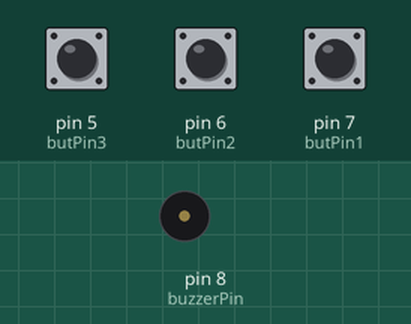
Simulated run of this sketch. Board: Arduino Uno, built with avr-gcc and run on an emulated ATmega328P. On the bench: buzzer (waves = sounding). Inputs (shaded band) come from the test bench; at power-on: pin 5 (butPin3) HIGH, pin 6 (butPin2) HIGH, pin 7 (butPin1) HIGH. What the sketch prints to the serial monitor is not drawn.

Above: at 1.2 s.
1.3 s: pin 5 (butPin3) pulled LOW for 1 s
At 1.55 s:
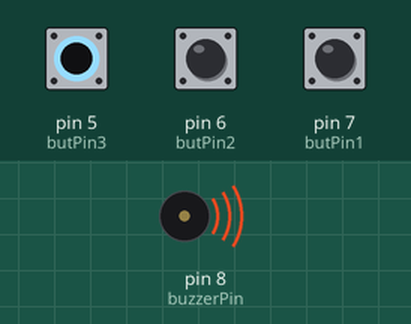
4.3 s: pin 6 (butPin2) pulled LOW for 3.2 s
At 7.8 s:
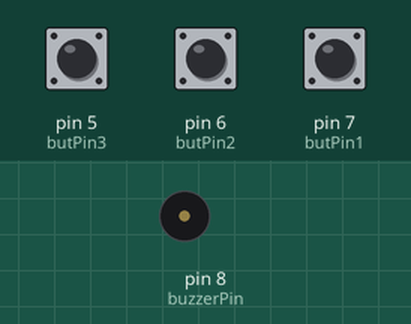
9.0 s: pin 7 (butPin1) pulled LOW for 0.15 s
At 9.8 s:
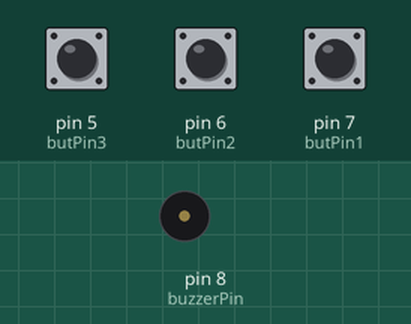
10.6 s: pin 6 (butPin2) pulled LOW for 0.15 s
At 11.0 s:
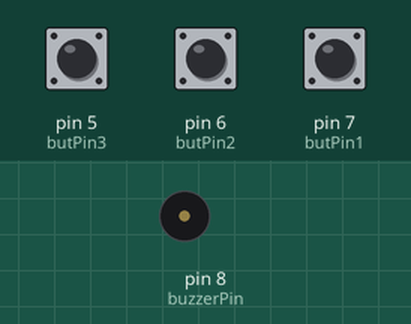
12.2 s: pin 7 (butPin1) pulled LOW for 1 s
At 12.44 s:
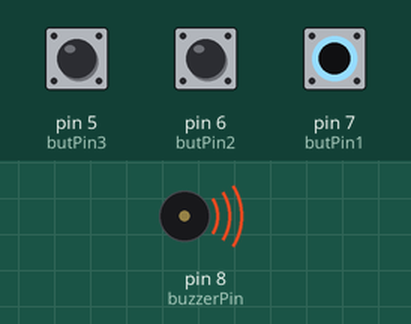
15.2 s: pin 7 (butPin1) pulled LOW for 3.2 s
At 15.35 s:
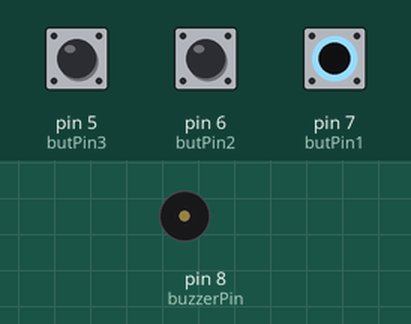
Timing chart, 0 to 19.8 s (numbered marks = the images above; inputs shaded):
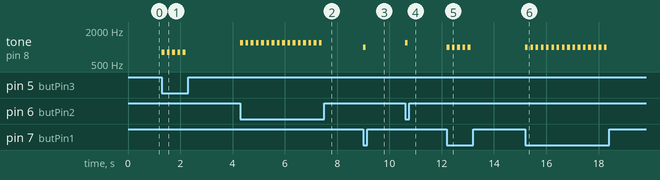

Measured:
- after the input at 1.3 s, tone on pin 8 (buzzerPin): alternates 800 Hz for 0.10 s and silent for 0.10 s, 10 changes in all, then stays silent, starting at once
- after the input at 4.3 s, tone on pin 8 (buzzerPin): alternates 1200 Hz for 0.10 s and silent for 0.10 s, 32 changes in all, then stays silent, starting at once
- after the input at 9.0 s, tone on pin 8 (buzzerPin): silent → 1000 Hz at once, → silent 0.10 s later
- after the input at 10.6 s, tone on pin 8 (buzzerPin): silent → 1200 Hz at once, → silent 0.10 s later
- after the input at 12.2 s, tone on pin 8 (buzzerPin): alternates 1000 Hz for 0.10 s and silent for 0.10 s, 10 changes in all, then stays silent, starting at once
- after the input at 15.2 s, tone on pin 8 (buzzerPin): alternates 1000 Hz for 0.10 s and silent for 0.10 s, 32 changes in all, then stays silent, starting at once

The sketch:

sketch_nov26a.ino
```cpp
// Define button pins
const int butPin1 = 7; // Button 1 connected to digital pin 7
const int butPin2 = 6; // Button 2 connected to digital pin 6
const int butPin3 = 5; // Button 3 connected to digital pin 5
const int buzzerPin = 8; // Buzzer connected to digital pin 8

// Variables for debouncing
unsigned long lastPressTime1 = 0;
unsigned long lastPressTime2 = 0;
unsigned long lastPressTime3 = 0;
const unsigned long debounceDelay = 200; // Milliseconds of debounce delay

void setup() {
  Serial.begin(9600);

  // Set buttons as input with internal pull-up resistors
  pinMode(butPin1, INPUT_PULLUP);
  pinMode(butPin2, INPUT_PULLUP);
  pinMode(butPin3, INPUT_PULLUP);

  // Set buzzer pin as output (optional when using tone, but good practice)
  pinMode(buzzerPin, OUTPUT);
}

void loop() {
  // Check button 1 with debouncing
  if (digitalRead(butPin1) == LOW && (millis() - lastPressTime1) > debounceDelay) {
    Serial.write(1);           // Send value 1 to indicate Mushroom1
    lastPressTime1 = millis(); // Update last press time

    // Activate the buzzer with a high-pitched tone
    playBuzzer(1000, 100); // Play 1000 Hz for 100 ms
  }

  // Check button 2 with debouncing
  if (digitalRead(butPin2) == LOW && (millis() - lastPressTime2) > debounceDelay) {
    Serial.write(2);           // Send value 2 to indicate Mushroom2
    lastPressTime2 = millis(); // Update last press time

    // Activate the buzzer with a different tone
    playBuzzer(1200, 100); // Play 1200 Hz for 100 ms
  }

  // Check button 3 with debouncing
  if (digitalRead(butPin3) == LOW && (millis() - lastPressTime3) > debounceDelay) {
    Serial.write(3);           // Send value 3 to indicate Mushroom3
    lastPressTime3 = millis(); // Update last press time

    // Activate the buzzer with another unique tone
    playBuzzer(800, 100); // Play 800 Hz for 100 ms
  }
}

// Function to play a tone on the buzzer
void playBuzzer(int frequency, int duration) {
  tone(buzzerPin, frequency, duration); // Play tone at specified frequency and duration
  delay(duration);                      // Wait for the tone to complete
  noTone(buzzerPin);                    // Stop the tone
}
```
